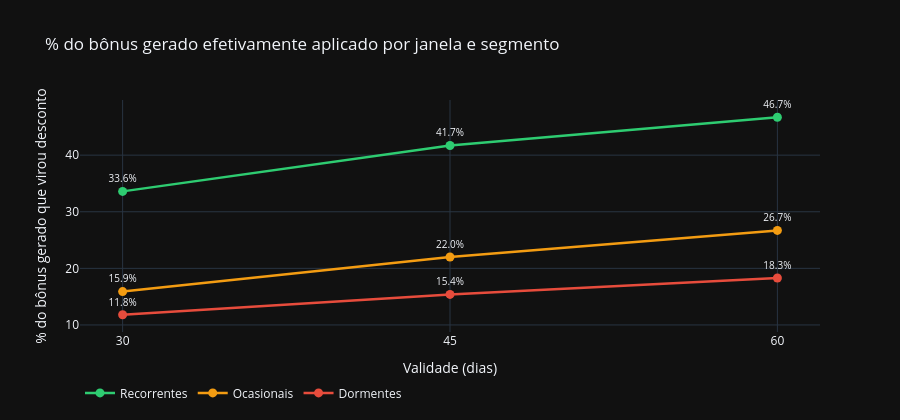

Notebook source saved alongside this figure:
### Markdown cell above
- Recorrentes tem a maior inclinação dos três segmentos. Cada extensão da janela gera uma queda expressiva de 30d para 45d cai 11,3 pontos, de 45d para 60d cai mais 7,1 pontos. Faz sentido: clientes que já têm cadência de compra próxima dos 30 dias se beneficiam imediatamente de qualquer extensão.

- Ocasionais Partem do ponto mais alto (47,3%) e mostram queda consistente, mas a curva é menos inclinada que a dos Recorrentes. Mesmo em 60 dias, ainda há 32,3% de expiração, uma queda de 15 pontos em relação aos 30 dias, mas longe de resolver o problema completamente. Isso confirma o que o gráfico 1 mostrava: a cauda de Ocasionais se estende bem além dos 60 dias para parte do segmento.

- Dormentes é a linha mais plana. A redução existe, cai ~9 pontos de 30d para 60d, mas é a menor entre os segmentos. Isso reforça o diagnóstico do gráfico 4: Dormentes têm um problema estrutural de engajamento que a validade do cashback não resolve sozinha.

### Code cell
# ── Fig 2 — % do bônus gerado que foi efetivamente aplicado ──────────────────
fig2 = go.Figure()

for seg in SEGMENTOS:
    sub = cenarios[cenarios["segmento"] == seg]
    fig2.add_trace(go.Scatter(
        x           = sub["validade"],
        y           = sub["pct_aplicado"],
        mode        = "lines+markers+text",
        name        = seg,
        line        = dict(color=CORES[seg], width=2.5),
        marker      = dict(size=9),
        text        = sub["pct_aplicado"].astype(str) + "%",
        textposition= "top center",
        textfont    = dict(size=10),
    ))

fig2.update_layout(
    title       = "% do bônus gerado efetivamente aplicado por janela e segmento",
    xaxis       = dict(tickvals=[30, 45, 60], title="Validade (dias)"),
    yaxis_title = "% do bônus gerado que virou desconto",
    template    = "plotly_dark",
    height      = 420,
    legend      = dict(orientation="h", y=-0.2),
)

fig2.show()

### Figure 1 — Plotly figure (JSON) as saved in the notebook; plotly's stock layout.template omitted (floating-point values rounded to 4 significant figures)
{"data": [{"line": {"color": "#2ECC71", "width": 2.5}, "marker": {"size": 9}, "mode": "lines+markers+text", "name": "Recorrentes", "text": ["33.6%", "41.7%", "46.7%"], "textfont": {"size": 10}, "textposition": "top center", "type": "scatter", "x": [30, 45, 60], "y": [33.6, 41.7, 46.7]}, {"line": {"color": "#F39C12", "width": 2.5}, "marker": {"size": 9}, "mode": "lines+markers+text", "name": "Ocasionais", "text": ["15.9%", "22.0%", "26.7%"], "textfont": {"size": 10}, "textposition": "top center", "type": "scatter", "x": [30, 45, 60], "y": [15.9, 22.0, 26.7]}, {"line": {"color": "#E74C3C", "width": 2.5}, "marker": {"size": 9}, "mode": "lines+markers+text", "name": "Dormentes", "text": ["11.8%", "15.4%", "18.3%"], "textfont": {"size": 10}, "textposition": "top center", "type": "scatter", "x": [30, 45, 60], "y": [11.8, 15.4, 18.3]}], "layout": {"height": 420, "legend": {"orientation": "h", "y": -0.2}, "title": {"text": "% do bônus gerado efetivamente aplicado por janela e segmento"}, "xaxis": {"tickvals": [30, 45, 60], "title": {"text": "Validade (dias)"}}, "yaxis": {"title": {"text": "% do bônus gerado que virou desconto"}}}}
